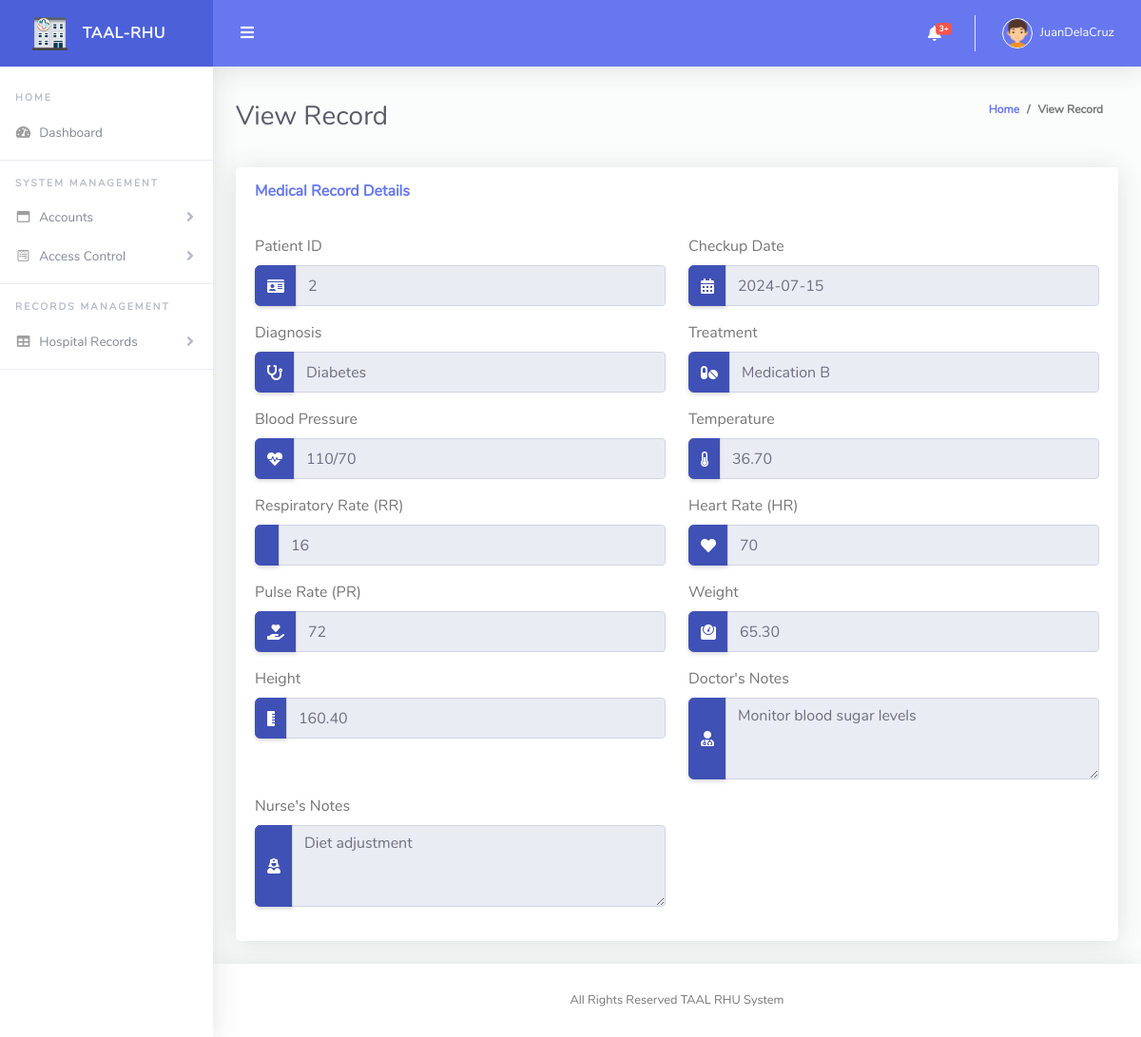
The page /admin/view_record.php?record_id=2 (signed in) on the database its author committed.
### tables this page shows
CREATE TABLE `medical_records` (
  `record_id` int(11) NOT NULL,
  `patient_id` int(11) DEFAULT NULL,
  `checkup_date` date DEFAULT NULL,
  `diagnosis` text DEFAULT NULL,
  `treatment` text DEFAULT NULL,
  `bp` varchar(10) DEFAULT NULL,
  `temperature` decimal(4,2) DEFAULT NULL,
  `rr` int(11) DEFAULT NULL,
  `hr` int(11) DEFAULT NULL,
  `pr` int(11) DEFAULT NULL,
  `weight` decimal(5,2) DEFAULT NULL,
  `height` decimal(5,2) DEFAULT NULL,
  `doctor_notes` text DEFAULT NULL,
  `nurse_notes` text DEFAULT NULL
);

### admin/view_record.php (the view, shortened to what this page needs)
<!DOCTYPE html>
<?php include("../model/conn.php"); ?>
<html lang="en">
<head>
  <link href="vendor/fontawesome-free/css/all.min.css" rel="stylesheet" type="text/css">
  <link href="vendor/bootstrap/css/bootstrap.min.css" rel="stylesheet" type="text/css">
  <link href="vendor/select2/dist/css/select2.min.css" rel="stylesheet" type="text/css">
  <link href="vendor/bootstrap-datepicker/css/bootstrap-datepicker.min.css" rel="stylesheet">
  <link href="vendor/bootstrap-touchspin/css/jquery.bootstrap-touchspin.css" rel="stylesheet">
  <link href="vendor/clock-picker/clockpicker.css" rel="stylesheet">
  <link href="css/ruang-admin.min.css" rel="stylesheet">
</head>
<body id="page-top">
  <div id="wrapper">
    <?php include("./nav.php"); ?>
    <div class="container-fluid" id="container-wrapper">
      <div class="d-sm-flex align-items-center justify-content-between mb-4">
        <h1 class="h3 mb-0 text-gray-800">View Record</h1>
        <ol class="breadcrumb">
          <li class="breadcrumb-item"><a href="./">Home</a></li>
          <li class="breadcrumb-item" aria-current="page">View Record</li>
        </ol>
      </div>
      <?php
      if (isset($_GET['record_id'])) {
        $record_id = $_GET['record_id'];
        $sql = "SELECT * FROM medical_records WHERE record_id = $record_id";
        $result = $conn->query($sql);
        if ($result->num_rows > 0) {
          $row = $result->fetch_assoc();
      ?>
          <div class="row">
  <div class="col-lg-12">
    <div class="card mb-4">
      <div class="card-header py-3 d-flex flex-row align-items-center justify-content-between">
        <h6 class="m-0 font-weight-bold text-primary">Medical Record Details</h6>
      </div>
      <div class="card-body">
        <div class="row">
          <div class="form-group col-lg-6">
            <label for="patient_id">Patient ID</label>
            <div class="input-group">
              <div class="input-group-prepend">
                <span class="input-group-text"><i class="fas fa-id-card"></i></span>
              </div>
              <input type="text" class="form-control" id="patient_id" value="<?php echo $row['patient_id']; ?>" readonly>
            </div>
          </div>
          <div class="form-group col-lg-6">
            <label for="checkup_date">Checkup Date</label>
            <div class="input-group">
              <div class="input-group-prepend">
                <span class="input-group-text"><i class="fas fa-calendar-alt"></i></span>
              </div>
              <input type="text" class="form-control" id="checkup_date" value="<?php echo $row['checkup_date']; ?>" readonly>
            </div>
          </div>
          <div class="form-group col-lg-6">
            <label for="diagnosis">Diagnosis</label>
            <div class="input-group">
              <div class="input-group-prepend">
                <span class="input-group-text"><i class="fas fa-stethoscope"></i></span>
              </div>
              <input type="text" class="form-control" id="diagnosis" value="<?php echo $row['diagnosis']; ?>" readonly>
            </div>
          </div>
          <div class="form-group col-lg-6">
            <label for="treatment">Treatment</label>
            <div class="input-group">
              <div class="input-group-prepend">
                <span class="input-group-text"><i class="fas fa-pills"></i></span>
              </div>
              <input type="text" class="form-control" id="treatment" value="<?php echo $row['treatment']; ?>" readonly>
            </div>
          </div>
          <div class="form-group col-lg-6">
            <label for="bp">Blood Pressure</label>
            <div class="input-group">
              <div class="input-group-prepend">
                <span class="input-group-text"><i class="fas fa-heartbeat"></i></span>
              </div>
              <input type="text" class="form-control" id="bp" value="<?php echo $row['bp']; ?>" readonly>
            </div>
          </div>
          <div class="form-group col-lg-6">
            <label for="temperature">Temperature</label>
            <div class="input-group">
              <div class="input-group-prepend">
                <span class="input-group-text"><i class="fas fa-thermometer-half"></i></span>
              </div>
              <input type="text" class="form-control" id="temperature" value="<?php echo $row['temperature']; ?>" readonly>
            </div>
          </div>
          <div class="form-group col-lg-6">
            <label for="rr">Respiratory Rate (RR)</label>
            <div class="input-group">
              <div class="input-group-prepend">
                <span class="input-group-text"><i class="fas fa-lungs"></i></span>
              </div>
              <input type="text" class="form-control" id="rr" value="<?php echo $row['rr']; ?>" readonly>
            </div>
          </div>
          <div class="form-group col-lg-6">
            <label for="hr">Heart Rate (HR)</label>
            <div class="input-group">
              <div class="input-group-prepend">
                <span class="input-group-text"><i class="fas fa-heart"></i></span>
              </div>
              <input type="text" class="form-control" id="hr" value="<?php echo $row['hr']; ?>" readonly>
            </div>
          </div>
          <div class="form-group col-lg-6">
            <label for="pr">Pulse Rate (PR)</label>
            <div class="input-group">
              <div class="input-group-prepend">
                <span class="input-group-text"><i class="fas fa-hand-holding-heart"></i></span>
              </div>
              <input type="text" class="form-control" id="pr" value="<?php echo $row['pr']; ?>" readonly>
            </div>
          </div>
          <div class="form-group col-lg-6">
            <label for="weight">Weight</label>
            <div class="input-group">
              <div class="input-group-prepend">
                <span class="input-group-text"><i class="fas fa-weight"></i></span>
              </div>
              <input type="text" class="form-control" id="weight" value="<?php echo $row['weight']; ?>" readonly>
            </div>
          </div>
          <div class="form-group col-lg-6">
            <label for="height">Height</label>
            <div class="input-group">
              <div class="input-group-prepend">
                <span class="input-group-text"><i class="fas fa-ruler-vertical"></i></span>
              </div>
              <input type="text" class="form-control" id="height" value="<?php echo $row['height']; ?>" readonly>
            </div>
          </div>
          <div class="form-group col-lg-6">
            <label for="doctor_notes">Doctor's Notes</label>
            <div class="input-group">
              <div class="input-group-prepend">
                <span class="input-group-text"><i class="fas fa-user-md"></i></span>
              </div>
              <textarea class="form-control" id="doctor_notes" rows="3" readonly><?php echo $row['doctor_notes']; ?></textarea>
            </div>
          </div>
          <div class="form-group col-lg-6">
            <label for="nurse_notes">Nurse's Notes</label>
            <div class="input-group">
              <div class="input-group-prepend">
                <span class="input-group-text"><i class="fas fa-user-nurse"></i></span>
              </div>
              <textarea class="form-control" id="nurse_notes" rows="3" readonly><?php echo $row['nurse_notes']; ?></textarea>
            </div>
          </div>
        </div>
      </div>
    </div>
  </div>
</div>
      <?php
        } else {
          echo "No record found.";
        }
      } else {
        echo "No record ID provided.";
      }
      ?>
    </div>
  </div>
  <?php include("./footer.php"); ?>
  </div>
  </div>
</body>
</html>

### rows shown on the page
medical_records: patient "2", checkup_date "2024-07-15", diagnosis "Diabetes", treatment "Medication B", bp "110/70", temperature "36.70", rr "16", hr "70", pr "72", weight "65.30", height "160.40", doctor_notes "Monitor blood sugar levels", nurse_notes "Diet adjustment"

### other values the page prints
$row['count'] "3"
$_SESSION['username'] "JuanDelaCruz"
